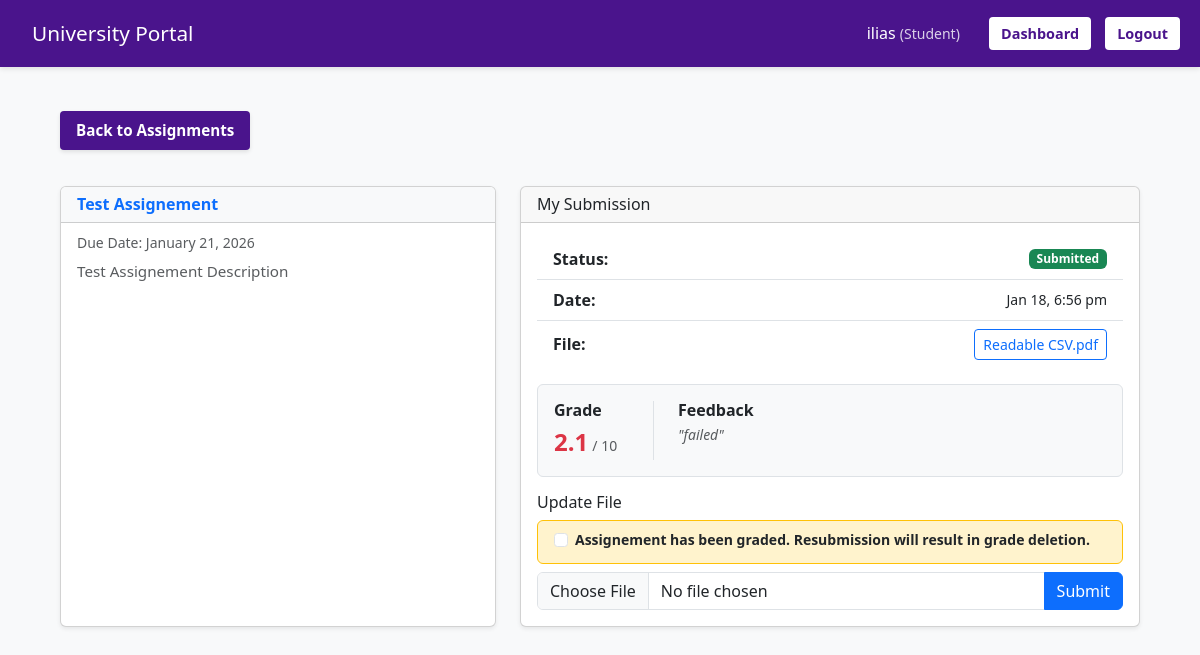
The app's page /utilities/submission.php?assign_id=10 (signed in) with its own data.
### tables this page shows
CREATE TABLE `assignments` (
  `id` int(6) UNSIGNED NOT NULL,
  `course_id` int(6) UNSIGNED DEFAULT NULL,
  `title` varchar(100) NOT NULL,
  `description` text DEFAULT NULL,
  `due_date` date DEFAULT NULL
);

CREATE TABLE `submissions` (
  `id` int(6) UNSIGNED NOT NULL,
  `assignment_id` int(6) UNSIGNED DEFAULT NULL,
  `student_id` int(6) UNSIGNED DEFAULT NULL,
  `submission_text` text DEFAULT NULL,
  `file_name` varchar(255) DEFAULT NULL,
  `file_type` varchar(100) DEFAULT NULL,
  `file_content` blob DEFAULT NULL,
  `grade` decimal(4,1) DEFAULT NULL,
  `feedback` text DEFAULT NULL,
  `submitted_at` timestamp NOT NULL DEFAULT current_timestamp()
);

### functions/check_generic.php (called while the page is built, shortened)
<?php
function e($string) {
    return htmlspecialchars($string, ENT_QUOTES | ENT_SUBSTITUTE, 'UTF-8');
}
?>

### utilities/submission.php (the view, shortened to what this page needs)
<?php
require_once '../functions/check_generic.php';
require_once '../database/db_connect.php';
$assign_id = intval($_GET['assign_id']);
$user_id   = $_SESSION['user_id'];
$role      = $_SESSION['role'];
$stmt = $conn->prepare("SELECT * FROM assignments WHERE id = ?");
$stmt->bind_param("i", $assign_id);
$stmt->execute();
    $assign = $stmt->get_result()->fetch_assoc();
$mySub = null;
if ($role === 'S') {
    $stmt = $conn->prepare("SELECT * FROM submissions WHERE assignment_id = ? AND student_id = ?");
    $stmt->bind_param("ii", $assign_id, $user_id);
    $stmt->execute();
    $mySub = $stmt->get_result()->fetch_assoc();
}
?>
<!DOCTYPE html>
<html lang="el">
<head>
    <link href="https://cdn.jsdelivr.net/npm/bootstrap@5.3.0/dist/css/bootstrap.min.css" rel="stylesheet">
    <link rel="stylesheet" href="../style.css?v=46">
</head>
<body>
<header>
    <h1><a href="../index.php" class="home-link" style="color: white; text-decoration: none;">University Portal</a></h1>
    <div class="nav-links">
        <span style="color: white; font-weight: 500; margin-right: 15px;">
            <?php echo e($_SESSION['username']); ?> <small style="opacity: 0.8;">(<?php echo ($_SESSION['role'] === 'P' ? 'Prof.' : 'Student'); ?>)</small>
        </span>
        <a href="dashboard.php">Dashboard</a>
        <a href="../sign-in-out-up/logout.php">Logout</a>
    </div>
</header>
<div class="container py-4">
    <div class="mb-3 d-flex justify-content-between align-items-center">
        <a href="assignment.php?course_id=<?php echo $assign['course_id']; ?>" class="btn-back">Back to Assignments</a>
    </div>
    <div class="row g-4">
        <div class="col-lg-5">
            <div class="card mb-3 shadow-sm h-100">
                <div class="card-header bg-light py-2">
                    <h5 class="mb-0 text-primary fw-bold fs-6"><?php echo e($assign['title']); ?></h5>
                </div>
                <div class="card-body p-3">
                    <h6 class="card-subtitle mb-2 text-muted small">Due Date: <?php echo date("F j, Y", strtotime($assign['due_date'])); ?></h6>
                    <div class="card-text text-muted" style="max-height: 250px; overflow-y: auto; font-size: 0.95rem; line-height: 1.5;">
                        <?php echo nl2br(e($assign['description'])); ?>
                    </div>
                </div>
            </div>
        </div>
        <div class="col-lg-7">
            <?php if($role === 'S'): ?>
                <div class="card shadow-sm h-100">
                    <div class="card-header py-2">
                        <h5 class="mb-0 fs-6">My Submission</h5>
                    </div>
                    <div class="card-body p-3">
                        <?php if($mySub): ?>
                            <ul class="list-group list-group-flush mb-3">
                                <li class="list-group-item d-flex justify-content-between align-items-center py-2">
                                    <strong>Status:</strong>
                                    <span class="badge bg-success">Submitted</span>
                                </li>
                                <li class="list-group-item d-flex justify-content-between align-items-center py-2">
                                    <strong>Date:</strong>
                                    <span class="small"><?php echo date("M j, g:i a", strtotime($mySub['submitted_at'])); ?></span>
                                </li>
                                <li class="list-group-item d-flex justify-content-between align-items-center py-2">
                                    <strong>File:</strong>
                                    <a href="download.php?file_id=<?php echo $mySub['id']; ?>" class="btn btn-sm btn-outline-primary"><?php echo e($mySub['file_name']); ?></a>
                                </li>
                            </ul>
                            <div class="p-3 bg-light rounded mb-3 border">
                               <div class="d-flex align-items-start">
                                   <div class="me-4 border-end pe-4" style="min-width: 100px;">
                                       <h6 class="fw-bold mb-1 text-dark">Grade</h6>
                                       <?php if($mySub['grade'] !== null): ?>
                                           <?php $grade_color = ($mySub['grade'] < 4.0) ? 'text-danger' : 'text-primary'; ?>
                                           <div class="d-flex align-items-baseline">
                                               <span class="fs-4 fw-bold <?php echo $grade_color; ?> me-1"><?php echo number_format($mySub['grade'], 1); ?></span>
                                               <span class="text-muted small">/ 10</span>
                                           </div>
                                       <?php else: ?>
                                           <p class="text-muted mb-0 small">Pending</p>
                                       <?php endif; ?>
                                   </div>
                                   <div class="flex-grow-1">
                                       <h6 class="fw-bold mb-1 text-dark">Feedback</h6>
                                       <?php if($mySub['grade'] !== null && !empty($mySub['feedback'])): ?>
                                           <p class="text-muted fst-italic mb-0 small" style="word-break: break-word;">"<?php echo e($mySub['feedback']); ?>"</p>
                                       <?php elseif($mySub['grade'] !== null): ?>
                                           <p class="text-muted mb-0 small fst-italic">No feedback provided.</p>
                                       <?php else: ?>
                                           <p class="text-muted mb-0 small">Your assignment has not been graded yet.</p>
                                       <?php endif; ?>
                                   </div>
                               </div>
                           </div>
                        <?php else: ?>
                            <div class="alert alert-warning text-center py-2 mb-3 small">No submission yet.</div>
                        <?php endif; ?>
                        <div class="mt-2">
                            <h6 class="mb-2"><?php echo $mySub ? 'Update File' : 'Upload File'; ?></h6>
                            <form method="POST" enctype="multipart/form-data">
                                <?php if($mySub && $mySub['grade'] !== null): ?>
                                    <div class="alert alert-warning border-warning py-2 px-3 mb-2 small">
                                        <div class="form-check">
                                            <input class="form-check-input" type="checkbox" name="confirm_overwrite" id="confirmOverwrite" required>
                                            <label class="form-check-label text-dark fw-bold" for="confirmOverwrite">
                                                Assignement has been graded. Resubmission will result in grade deletion.
                                            </label>
                                        </div>
                                    </div>
                                <?php endif; ?>
                                <div class="input-group">
                                    <input type="file" name="file_upload" class="form-control" required>
                                    <button type="submit" class="btn btn-primary">Submit</button>
                                </div>
                            </form>
                        </div>
                    </div>
                </div>
            <?php endif; ?>
        </div>
    </div>
</div>
</body>
</html>

### style.css (style rules this page uses)
:root { --primary-color: #4a148c; --primary-hover: #38006b; --bg-color: #f8f9fa; --text-color: #333; --border-color: #dee2e6; }
* { box-sizing: border-box; }
body { font-family: 'Segoe UI', Tahoma, Geneva, Verdana, sans-serif; background-color: var(--bg-color); margin: 0; padding: 0; color: var(--text-color); min-height: 100vh; display: flex; flex-direction: column; }
a { text-decoration: none; color: inherit; }
header { background-color: var(--primary-color); color: white; padding: 15px 20px; display: flex; justify-content: space-between; align-items: center; box-shadow: 0 2px 5px rgba(0,0,0,0.1); }
header h1 { margin: 0; font-size: 1.3rem; }
header h1 a { color: white; }
.home-link { padding: 6px 12px; border-radius: 6px; transition: all 0.3s ease; display: inline-block; }
.nav-links a { color: var(--primary-color); background: #ffffff; padding: 6px 12px; border-radius: 4px; margin-left: 10px; font-weight: bold; font-size: 0.9rem; display: inline-block; }
.nav-links span { color: white; margin-right: 10px; }
.container { flex-grow: 1; width: 92%; max-width: 1200px; margin: 20px auto; padding-bottom: 40px; }
.btn-back { color: #ffffff; background-color: var(--primary-color); border: none; padding: 8px 16px; border-radius: 4px; font-size: 0.95rem; font-weight: 600; display: inline-block; margin-bottom: 20px; transition: all 0.2s; text-decoration: none; box-shadow: 0 2px 4px rgba(0,0,0,0.1); }

### records on screen
assignments: title "Test Assignement", due_date "January 21, 2026", description "Test Assignement Description"
submissions: submitted_at "Jan 18, 6:56 pm", file_name "Readable CSV.pdf", grade "2.1", feedback "failed"

### other values on screen
$_SESSION['username'] "ilias"
